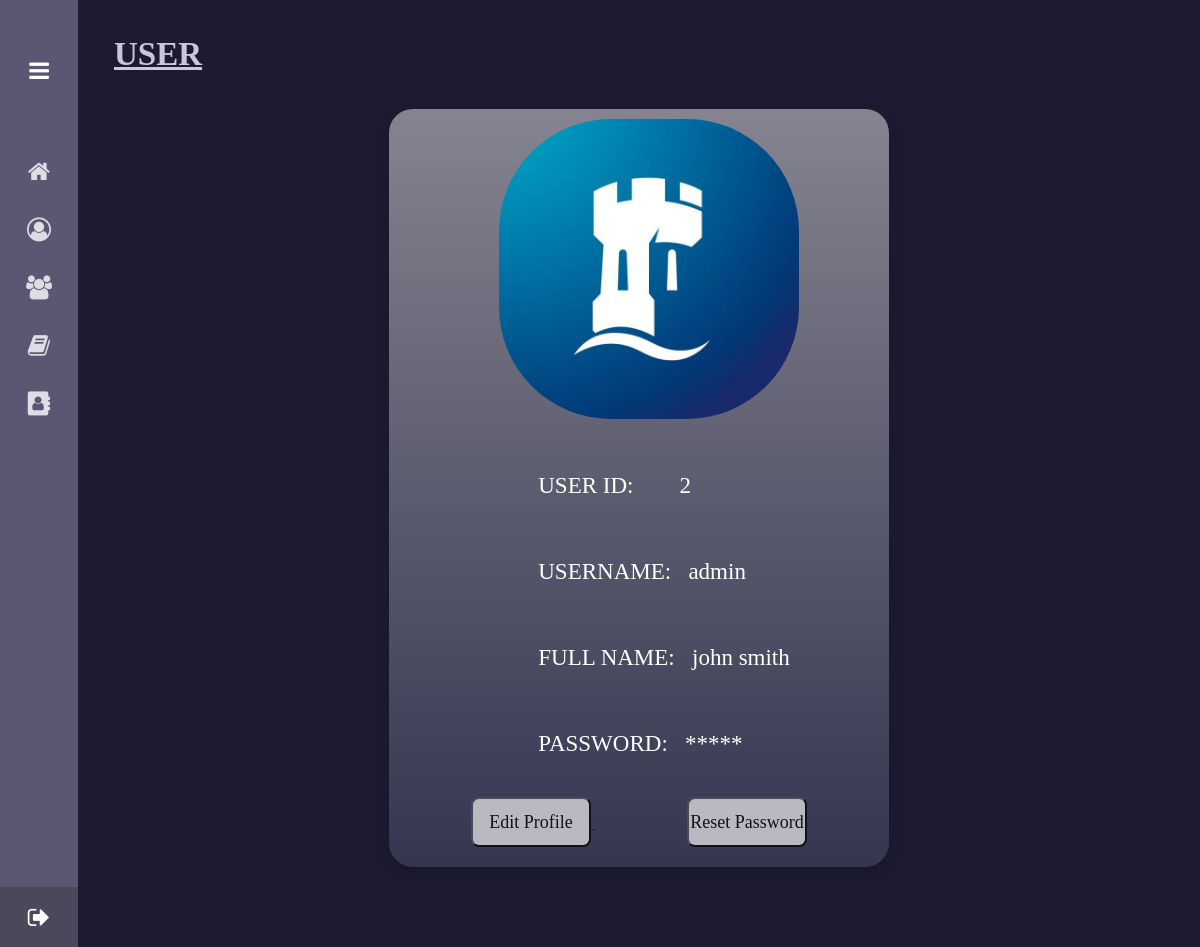
The page /COMP1044_CW_G3/user.php (signed in) on the database its author committed.
### tables this page shows
CREATE TABLE `users` (
  `user_id` int(11) NOT NULL,
  `username` varchar(20) DEFAULT NULL,
  `password` varchar(20) NOT NULL,
  `first_name` varchar(20) NOT NULL,
  `last_name` varchar(20) NOT NULL
);

### COMP1044_CW_G3/user.php (the view, shortened to what this page needs)
<!DOCTYPE html>
<html lang="en">
  <head>
    <link rel="stylesheet" href="style.css">
    <link rel="stylesheet" href="user.css">
    <link rel="stylesheet" href="https://cdnjs.cloudflare.com/ajax/libs/font-awesome/4.7.0/css/font-awesome.min.css">
</head>
<body>
  <div class="sidebar">
    <div class="logo-details">
      <div class="logo_pic">
      </div>
        <i class="fa fa-bars" id="btn"></i>
    </div>
    <ul class="nav-list">
      <li>
        <a href="home.php">
          <i class="fa fa-home" id="btn"></i>
        </a>
      </li>
      <li>
       <a href="user.php">
        <i class="fa fa-user-circle-o" id="btn"></i>
       </a>
     </li>
     <li>
       <a href="members.php">
        <i class="fa fa-users" id="btn"></i>
       </a>
     </li>
     <li>
       <a href="books.php">
        <i class="fa fa-book" id="btn"></i>
       </a>
     </li>
     <li>
       <a href="borrow.php">
        <i class="fa fa-address-book" id="btn"></i>
       </a>
     </li>
     <a href="logout.php">
      <li class="logout">
          <div class= "word">Logout</div>
          <i class="fa fa-sign-out" id="log_out"></i>
      </li>
    </a>
    </ul>
  </div>
  <section class="user-section">
    <?php
    $servername = "localhost";
    $username = "root";
    $password = "";
    $dbname = "librarydb";
    $conn = new mysqli($servername, $username, $password, $dbname);
    $sql = "SELECT * FROM users where username='$_SESSION[login_user]' ;";
    $result = $conn->query($sql);
    ?>
      <div class="main">
        <p><b><u>USER</u></b></p>
      </div>
      <div class="big-container">
        <div class="small-container">
          <img src="nott2.jpg">
        </div>
        <div class="small-container">
          <?php
          if ($result->num_rows > 0) {
            while($row = $result->fetch_assoc()) {
              echo "<div class='info'>USER ID: &nbsp;&nbsp;&nbsp;&nbsp;&nbsp;&nbsp;&nbsp;" . $row["user_id"]. "</div>";
              echo "<div class='info'>USERNAME: &nbsp;&nbsp;" . $row["username"]. "</div>";
              echo "<div class='info'>FULL NAME: &nbsp;&nbsp;" . $row["first_name"]. " " . $row["last_name"]. "</div>";
              $asterik = "*";
              for($i=1; $i<strlen($row["password"]);$i++){
                $asterik .= "*";
              }
              echo "<div class='info'>PASSWORD: &nbsp;&nbsp;" . $asterik. "</div>";
            }
          }
          ?>
        </div>
        <br>
        <a href="user_edit_profile.php">
          <button type="submit" name="submit" class="button">Edit Profile</button>
        </a>
        <a href="user_edit_password.php">
          <button type="submit" name="submit" class="button">Reset Password</button>
        </a>
      </div>
  </section>
</body>
</html>

### COMP1044_CW_G3/style.css (style rules this page uses)
* { margin: 0; padding: 0; box-sizing: border-box; font-family:Tw Cen MT; }
.sidebar { position: fixed; left: 0; top: 0; height: 100%; width: 78px; background: #312e4f; padding: 6px 14px; z-index: 99; transition: all 0.5s ease; opacity: 0.8; }
.sidebar .logo-details { height: 120px; display: flex; align-items: center; position: relative; }
.sidebar .logo-details #btn { position: absolute; top: 50%; right: 0; transform: translateY(-50%); transition: all 0.4s ease; font-size: 23px; text-align: center; cursor: pointer; transition: all 0.5s ease; }
.sidebar li.logout .word { font-size: 28px; font-weight: 400; color: #fff; }
.sidebar .nav-list { margin-top: 20px; height: 100%; }
.sidebar i { color: #fff; height: 60px; min-width: 50px; font-size: 28px; text-align: center; line-height: 70px; }
.sidebar li { position: relative; margin: 8px 0; list-style: none; }
.sidebar li a { display: flex; height: 100%; width: 100%; border-radius: 6px; align-items: center; text-decoration: none; transition: all 0.4s ease; background: #312e4f; opacity: 0.8; }
.sidebar li i { height: 50px; line-height: 50px; font-size: 24px; border-radius: 12px; }
.sidebar li.logout { position: fixed; height: 60px; width: 78px; left: 0; bottom: -8px; padding: 10px 14px; background: #1d1b31; transition: all 0.5s ease; overflow: hidden; }
.sidebar .logout #log_out { position: absolute; top: 50%; right: 0; transform: translateY(-50%); background: #1d1b31; width: 100%; height: 60px; line-height: 60px; border-radius: 0px; transition: all 0.5s ease; }

### COMP1044_CW_G3/user.css (style rules this page uses)
.user-section { position: relative; background: #1d1b31; min-height: 100vh; top: 0; left: 78px; padding-bottom: 80px; width: calc(100% - 78px); transition: all 0.5s ease; z-index: 2; }
.user-section .main { display: inline-block; color: #ffffff; font-size: 26px; font-weight: 500; margin: 18px }
.user-section .main p { display: inline-block; color: #c9c7de; font-size: 33px; font-weight: 500; margin: 18px }
.big-container { text-align: left; margin: auto; max-width: 900px; padding-left: 25px; padding-right: 25px; padding-bottom: 10px; border-radius: 3vh; box-shadow: 0px 6px 14px 0px rgba(0,0,0,0.2); background: linear-gradient( to top, rgba(68, 71, 101, 0.6), rgba(255, 255, 255, 0.457) ) }
.small-container { display: inline-block; text-align: left; flex-basis: 25%; padding: 10px; margin-left: 20px; }
.small-container img { border-radius: 10vh; width: 300px; }
.info { font-size: 23px; color: #ffffff; padding-left: 30px; padding-top: 30px; padding-bottom: 30px; }

### COMP1044_CW_G3/user.php (style rules this page uses)
.user-section { position: relative; background: #1d1b31; min-height: 100vh; top: 0; left: 78px; padding-bottom: 80px; width: calc(100% - 78px); transition: all 0.5s ease; z-index: 2; }
.user-section .main { display: inline-block; color: #ffffff; font-size: 26px; font-weight: 500; margin: 18px }
.user-section .main p { display: inline-block; color: #c9c7de; font-size: 33px; font-weight: 500; margin: 18px }
.big-container { text-align: center; margin: auto; max-width: 500px; padding-left: 25px; padding-right: 25px; padding-bottom: 10px; border-radius: 3vh; box-shadow: 0px 6px 14px 0px rgba(0,0,0,0.2); background: linear-gradient( to top, rgba(68, 71, 101, 0.6), rgba(255, 255, 255, 0.457) ) }
.small-container { display: inline-block; text-align: left; flex-basis: 25%; padding: 10px; margin-left: 20px; }
.small-container img { border-radius: 14vh; width: 300px; }
.info { font-size: 23px; color: #ffffff; padding-left: 30px; padding-top: 30px; padding-bottom: 30px; }
.button { height: 50px; width: 120px; border-radius: 1vh; margin-bottom: 10px; font-size: 18px; color: black; opacity: 0.7; }

### rows shown on the page
users: user_id "2", username "admin", first_name "john", last_name "smith", asterik "*****"
